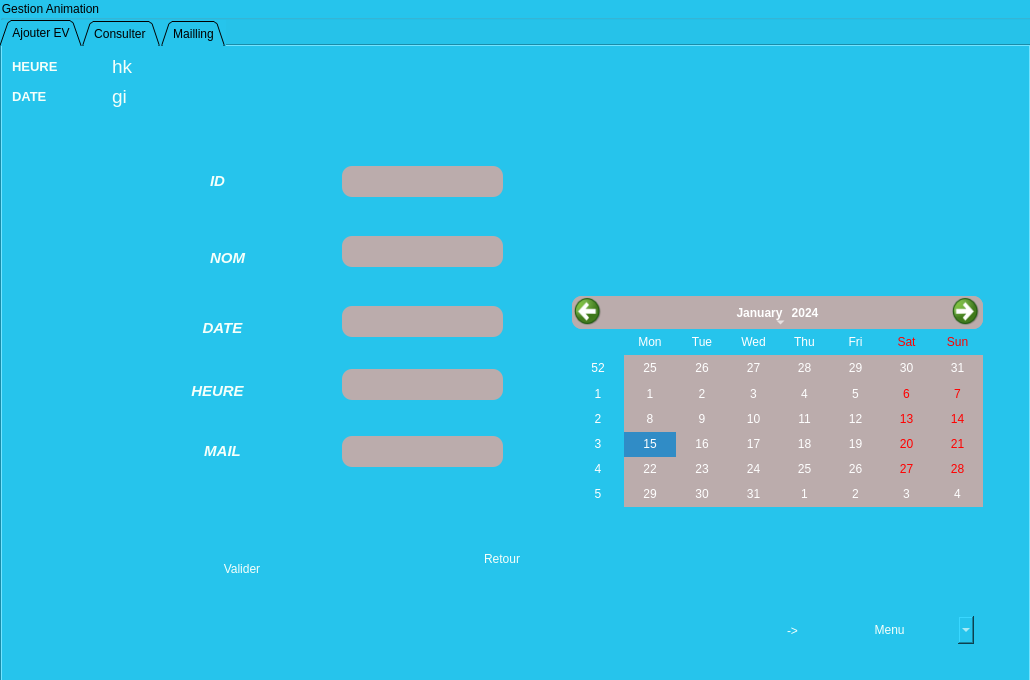
<?xml version="1.0" encoding="UTF-8"?>
<ui version="4.0">
 <class>gestion_animation</class>
 <widget class="QWidget" name="gestion_animation">
  <property name="geometry">
   <rect>
    <x>0</x>
    <y>0</y>
    <width>1030</width>
    <height>680</height>
   </rect>
  </property>
  <property name="windowTitle">
   <string>Form</string>
  </property>
  <property name="styleSheet">
   <string notr="true">background-color: #26C4EC;</string>
  </property>
  <widget class="QGroupBox" name="groupBox">
   <property name="geometry">
    <rect>
     <x>0</x>
     <y>0</y>
     <width>1050</width>
     <height>680</height>
    </rect>
   </property>
   <property name="styleSheet">
    <string notr="true">alternate-background-color: #26C4EC;</string>
   </property>
   <property name="title">
    <string>Gestion Animation</string>
   </property>
   <widget class="QTabWidget" name="tabWidget">
    <property name="geometry">
     <rect>
      <x>0</x>
      <y>20</y>
      <width>1031</width>
      <height>680</height>
     </rect>
    </property>
    <property name="styleSheet">
     <string notr="true">background-color: #26C4EC;</string>
    </property>
    <property name="tabShape">
     <enum>QTabWidget::Triangular</enum>
    </property>
    <property name="currentIndex">
     <number>0</number>
    </property>
    <property name="movable">
     <bool>true</bool>
    </property>
    <widget class="QWidget" name="tab_2">
     <attribute name="title">
      <string>Ajouter EV</string>
     </attribute>
     <widget class="QLabel" name="label">
      <property name="geometry">
       <rect>
        <x>180</x>
        <y>197</y>
        <width>91</width>
        <height>31</height>
       </rect>
      </property>
      <property name="styleSheet">
       <string notr="true">background: #26C4EC;
color: #F5FFFA;
background-color: #26C4EC; border: none;
border-radius: 10px;
icon-size: 30px;
font: 14pt &quot;Bahnschrift&quot;;</string>
      </property>
      <property name="text">
       <string>&lt;html&gt;&lt;head/&gt;&lt;body&gt;&lt;p align=&quot;center&quot;&gt;&lt;span style=&quot; font-size:11pt; font-weight:700; font-style:italic;&quot;&gt;NOM&lt;/span&gt;&lt;/p&gt;&lt;/body&gt;&lt;/html&gt;</string>
      </property>
     </widget>
     <widget class="QLabel" name="label_2">
      <property name="geometry">
       <rect>
        <x>180</x>
        <y>267</y>
        <width>81</width>
        <height>31</height>
       </rect>
      </property>
      <property name="styleSheet">
       <string notr="true">background: #26C4EC;
color: #F5FFFA;
background-color: #26C4EC; border: none;
border-radius: 10px;
icon-size: 30px;
font: 14pt &quot;Bahnschrift&quot;;</string>
      </property>
      <property name="text">
       <string>&lt;html&gt;&lt;head/&gt;&lt;body&gt;&lt;p align=&quot;center&quot;&gt;&lt;span style=&quot; font-size:11pt; font-weight:700; font-style:italic;&quot;&gt;DATE&lt;/span&gt;&lt;/p&gt;&lt;/body&gt;&lt;/html&gt;</string>
      </property>
     </widget>
     <widget class="QLabel" name="label_3">
      <property name="geometry">
       <rect>
        <x>180</x>
        <y>120</y>
        <width>71</width>
        <height>31</height>
       </rect>
      </property>
      <property name="styleSheet">
       <string notr="true">background: #26C4EC;
color: #F5FFFA;
background-color: #26C4EC; border: none;
border-radius: 10px;
icon-size: 30px;
font: 14pt &quot;Bahnschrift&quot;;</string>
      </property>
      <property name="text">
       <string>&lt;html&gt;&lt;head/&gt;&lt;body&gt;&lt;p align=&quot;center&quot;&gt;&lt;span style=&quot; font-size:11pt; font-weight:700; font-style:italic;&quot;&gt;ID&lt;/span&gt;&lt;/p&gt;&lt;/body&gt;&lt;/html&gt;</string>
      </property>
     </widget>
     <widget class="QLineEdit" name="lineEdit_NOMEV">
      <property name="geometry">
       <rect>
        <x>340</x>
        <y>190</y>
        <width>161</width>
        <height>31</height>
       </rect>
      </property>
      <property name="styleSheet">
       <string notr="true">background: #BBACAC;
color: #F5FFFA;
background-color: #BBACAC; border: none;
border-radius: 10px;
icon-size: 30px;
font: 14pt &quot;Bahnschrift&quot;;</string>
      </property>
     </widget>
     <widget class="QLineEdit" name="lineEdit_IDEV">
      <property name="geometry">
       <rect>
        <x>340</x>
        <y>120</y>
        <width>161</width>
        <height>31</height>
       </rect>
      </property>
      <property name="styleSheet">
       <string notr="true">background: #BBACAC;
color: #F5FFFA;
background-color: #BBACAC; border: none;
border-radius: 10px;
icon-size: 30px;
font: 14pt &quot;Bahnschrift&quot;;</string>
      </property>
      <property name="maxLength">
       <number>32800</number>
      </property>
     </widget>
     <widget class="QPushButton" name="Valider">
      <property name="geometry">
       <rect>
        <x>200</x>
        <y>510</y>
        <width>80</width>
        <height>25</height>
       </rect>
      </property>
      <property name="styleSheet">
       <string notr="true">background: #26C4EC;
color: #F5FFFA;
background-color: #26C4EC; border: none;
border-radius: 10px;
icon-size: 30px;
font: 14pt &quot;Bahnschrift&quot;;</string>
      </property>
      <property name="text">
       <string>Valider</string>
      </property>
     </widget>
     <widget class="QPushButton" name="Retour">
      <property name="geometry">
       <rect>
        <x>460</x>
        <y>500</y>
        <width>80</width>
        <height>25</height>
       </rect>
      </property>
      <property name="styleSheet">
       <string notr="true">background: #26C4EC;
color: #F5FFFA;
background-color: #26C4EC; border: none;
border-radius: 10px;
icon-size: 30px;
font: 14pt &quot;Bahnschrift&quot;;</string>
      </property>
      <property name="text">
       <string>Retour</string>
      </property>
     </widget>
     <widget class="QLineEdit" name="lineEdit_DATEEV">
      <property name="geometry">
       <rect>
        <x>340</x>
        <y>260</y>
        <width>161</width>
        <height>31</height>
       </rect>
      </property>
      <property name="styleSheet">
       <string notr="true">background: #BBACAC;
color: #F5FFFA;
background-color: #BBACAC; border: none;
border-radius: 10px;
icon-size: 30px;
font: 14pt &quot;Bahnschrift&quot;;</string>
      </property>
     </widget>
     <widget class="QLabel" name="label_5">
      <property name="geometry">
       <rect>
        <x>180</x>
        <y>390</y>
        <width>81</width>
        <height>31</height>
       </rect>
      </property>
      <property name="styleSheet">
       <string notr="true">background: #26C4EC;
color: #F5FFFA;
background-color: #26C4EC; border: none;
border-radius: 10px;
icon-size: 30px;
font: 14pt &quot;Bahnschrift&quot;;</string>
      </property>
      <property name="text">
       <string>&lt;html&gt;&lt;head/&gt;&lt;body&gt;&lt;p align=&quot;center&quot;&gt;&lt;span style=&quot; font-size:11pt; font-weight:700; font-style:italic;&quot;&gt;MAIL&lt;/span&gt;&lt;/p&gt;&lt;/body&gt;&lt;/html&gt;</string>
      </property>
     </widget>
     <widget class="QLineEdit" name="lineEdit_MAILEV">
      <property name="geometry">
       <rect>
        <x>340</x>
        <y>390</y>
        <width>161</width>
        <height>31</height>
       </rect>
      </property>
      <property name="styleSheet">
       <string notr="true">background: #BBACAC;
color: #F5FFFA;
background-color: #BBACAC; border: none;
border-radius: 10px;
icon-size: 30px;
font: 14pt &quot;Bahnschrift&quot;;</string>
      </property>
     </widget>
     <widget class="QLabel" name="label_6">
      <property name="geometry">
       <rect>
        <x>180</x>
        <y>330</y>
        <width>71</width>
        <height>31</height>
       </rect>
      </property>
      <property name="styleSheet">
       <string notr="true">background: #26C4EC;
color: #F5FFFA;
background-color: #26C4EC; border: none;
border-radius: 10px;
icon-size: 30px;
font: 14pt &quot;Bahnschrift&quot;;</string>
      </property>
      <property name="text">
       <string>&lt;html&gt;&lt;head/&gt;&lt;body&gt;&lt;p align=&quot;center&quot;&gt;&lt;span style=&quot; font-size:11pt; font-weight:700; font-style:italic;&quot;&gt;HEURE&lt;/span&gt;&lt;/p&gt;&lt;/body&gt;&lt;/html&gt;</string>
      </property>
     </widget>
     <widget class="QLineEdit" name="lineEdit_HEUREEV">
      <property name="geometry">
       <rect>
        <x>340</x>
        <y>323</y>
        <width>161</width>
        <height>31</height>
       </rect>
      </property>
      <property name="styleSheet">
       <string notr="true">background: #BBACAC;
color: #F5FFFA;
background-color: #BBACAC; border: none;
border-radius: 10px;
icon-size: 30px;
font: 14pt &quot;Bahnschrift&quot;;</string>
      </property>
     </widget>
     <widget class="QLabel" name="label_4">
      <property name="geometry">
       <rect>
        <x>10</x>
        <y>0</y>
        <width>71</width>
        <height>41</height>
       </rect>
      </property>
      <property name="styleSheet">
       <string notr="true">background: #26C4EC;
color: #F5FFFA;
background-color: #26C4EC; border: none;
border-radius: 10px;
icon-size: 30px;
font: 14pt &quot;Bahnschrift&quot;;</string>
      </property>
      <property name="text">
       <string>&lt;html&gt;&lt;head/&gt;&lt;body&gt;&lt;p&gt;&lt;span style=&quot; font-size:10pt; font-weight:600;&quot;&gt;HEURE&lt;/span&gt;&lt;/p&gt;&lt;/body&gt;&lt;/html&gt;</string>
      </property>
     </widget>
     <widget class="QLabel" name="label_time">
      <property name="geometry">
       <rect>
        <x>110</x>
        <y>0</y>
        <width>141</width>
        <height>41</height>
       </rect>
      </property>
      <property name="font">
       <font>
        <pointsize>14</pointsize>
        <italic>false</italic>
        <bold>false</bold>
       </font>
      </property>
      <property name="styleSheet">
       <string notr="true">background: #26C4EC;
color: #F5FFFA;
background-color: #26C4EC; border: none;
border-radius: 10px;
icon-size: 30px;
font: 14pt &quot;Bahnschrift&quot;;</string>
      </property>
      <property name="text">
       <string>hk</string>
      </property>
     </widget>
     <widget class="QLabel" name="label_date">
      <property name="geometry">
       <rect>
        <x>110</x>
        <y>30</y>
        <width>141</width>
        <height>41</height>
       </rect>
      </property>
      <property name="font">
       <font>
        <pointsize>14</pointsize>
        <italic>false</italic>
        <bold>false</bold>
       </font>
      </property>
      <property name="styleSheet">
       <string notr="true">vbackground: #26C4EC;
color: #F5FFFA;
background-color: #26C4EC; border: none;
border-radius: 10px;
icon-size: 30px;
font: 14pt &quot;Bahnschrift&quot;;</string>
      </property>
      <property name="text">
       <string>gi</string>
      </property>
     </widget>
     <widget class="QLabel" name="label_12">
      <property name="geometry">
       <rect>
        <x>10</x>
        <y>30</y>
        <width>71</width>
        <height>41</height>
       </rect>
      </property>
      <property name="styleSheet">
       <string notr="true">background: #26C4EC;
color: #F5FFFA;
background-color: #26C4EC; border: none;
border-radius: 10px;
icon-size: 30px;
font: 14pt &quot;Bahnschrift&quot;;</string>
      </property>
      <property name="text">
       <string>&lt;html&gt;&lt;head/&gt;&lt;body&gt;&lt;p&gt;&lt;span style=&quot; font-size:10pt; font-weight:600;&quot;&gt;DATE&lt;/span&gt;&lt;/p&gt;&lt;/body&gt;&lt;/html&gt;</string>
      </property>
     </widget>
     <widget class="QCalendarWidget" name="calendarWidget">
      <property name="geometry">
       <rect>
        <x>570</x>
        <y>250</y>
        <width>411</width>
        <height>211</height>
       </rect>
      </property>
      <property name="styleSheet">
       <string notr="true">background: #BBACAC;
color: #ffffff;
background-color: #BBACAC; border: none;
border-radius: 10px;
icon-size: 30px;
font: 14pt &quot;Bahnschrift&quot;;</string>
      </property>
     </widget>
     <widget class="QLabel" name="label_13">
      <property name="geometry">
       <rect>
        <x>-70</x>
        <y>-30</y>
        <width>1651</width>
        <height>680</height>
       </rect>
      </property>
      <property name="text">
       <string/>
      </property>
      <property name="pixmap">
       <pixmap>../../Bureau/EGS_LetsBuildAZoo_Springloaded_S1_2560x1440-0fd216bea3b2356b701c483e6635b96b.jpg</pixmap>
      </property>
      <property name="scaledContents">
       <bool>true</bool>
      </property>
     </widget>
     <widget class="QComboBox" name="comboBox">
      <property name="geometry">
       <rect>
        <x>841</x>
        <y>570</y>
        <width>131</width>
        <height>28</height>
       </rect>
      </property>
      <property name="styleSheet">
       <string notr="true">background: #26C4EC;
color: #F5FFFA;
background-color: #26C4EC; border: none;
border-radius: 10px;
icon-size: 30px;
font: 14pt &quot;Bahnschrift&quot;;</string>
      </property>
      <item>
       <property name="text">
        <string>        Menu</string>
       </property>
      </item>
      <item>
       <property name="text">
        <string/>
       </property>
      </item>
      <item>
       <property name="text">
        <string>Gestion animation</string>
       </property>
      </item>
      <item>
       <property name="text">
        <string>Gestion animaux</string>
       </property>
      </item>
      <item>
       <property name="text">
        <string>Gestion cage</string>
       </property>
      </item>
      <item>
       <property name="text">
        <string>Gestion Fournisseur</string>
       </property>
      </item>
      <item>
       <property name="text">
        <string>Gestion employes</string>
       </property>
      </item>
     </widget>
     <widget class="QPushButton" name="pushButton_10">
      <property name="geometry">
       <rect>
        <x>760</x>
        <y>570</y>
        <width>61</width>
        <height>29</height>
       </rect>
      </property>
      <property name="styleSheet">
       <string notr="true">background: #26C4EC;
color: #F5FFFA;
background-color: #26C4EC; border: none;
border-radius: 10px;
icon-size: 30px;
font: 14pt &quot;Bahnschrift&quot;;</string>
      </property>
      <property name="text">
       <string>-&gt;</string>
      </property>
     </widget>
     <zorder>label_13</zorder>
     <zorder>label</zorder>
     <zorder>label_2</zorder>
     <zorder>label_3</zorder>
     <zorder>lineEdit_NOMEV</zorder>
     <zorder>lineEdit_IDEV</zorder>
     <zorder>Valider</zorder>
     <zorder>Retour</zorder>
     <zorder>lineEdit_DATEEV</zorder>
     <zorder>label_5</zorder>
     <zorder>lineEdit_MAILEV</zorder>
     <zorder>label_6</zorder>
     <zorder>lineEdit_HEUREEV</zorder>
     <zorder>label_4</zorder>
     <zorder>label_time</zorder>
     <zorder>label_date</zorder>
     <zorder>label_12</zorder>
     <zorder>calendarWidget</zorder>
     <zorder>comboBox</zorder>
     <zorder>pushButton_10</zorder>
    </widget>
    <widget class="QWidget" name="Consulter">
     <attribute name="title">
      <string>Consulter </string>
     </attribute>
     <widget class="QTableView" name="tableView">
      <property name="geometry">
       <rect>
        <x>10</x>
        <y>250</y>
        <width>621</width>
        <height>251</height>
       </rect>
      </property>
      <property name="styleSheet">
       <string notr="true">background: #BBACAC;
color: #F5FFFA;
background-color: #BBACAC; border: none;
border-radius: 10px;
icon-size: 30px;
font: 14pt &quot;Bahnschrift&quot;;</string>
      </property>
     </widget>
     <widget class="QPushButton" name="TRI">
      <property name="geometry">
       <rect>
        <x>250</x>
        <y>170</y>
        <width>121</width>
        <height>25</height>
       </rect>
      </property>
      <property name="styleSheet">
       <string notr="true">background: #26C4EC;
color: #F5FFFA;
background-color: #26C4EC; border: none;
border-radius: 10px;
icon-size: 30px;
font: 14pt &quot;Bahnschrift&quot;;</string>
      </property>
      <property name="text">
       <string>TRI par Date</string>
      </property>
     </widget>
     <widget class="QLineEdit" name="lineEdit_RECH">
      <property name="geometry">
       <rect>
        <x>250</x>
        <y>210</y>
        <width>161</width>
        <height>31</height>
       </rect>
      </property>
      <property name="styleSheet">
       <string notr="true">background: #BBACAC;
color: #F5FFFA;
background-color: #BBACAC; border: none;
border-radius: 10px;
icon-size: 30px;
font: 14pt &quot;Bahnschrift&quot;;</string>
      </property>
      <property name="text">
       <string/>
      </property>
     </widget>
     <widget class="QPushButton" name="EXCEL">
      <property name="geometry">
       <rect>
        <x>550</x>
        <y>220</y>
        <width>81</width>
        <height>21</height>
       </rect>
      </property>
      <property name="styleSheet">
       <string notr="true">background: #26C4EC;
color: #F5FFFA;
background-color: #26C4EC; border: none;
border-radius: 10px;
icon-size: 30px;
font: 14pt &quot;Bahnschrift&quot;;</string>
      </property>
      <property name="text">
       <string>EXCEL</string>
      </property>
     </widget>
     <widget class="QPushButton" name="Supprimer">
      <property name="geometry">
       <rect>
        <x>690</x>
        <y>470</y>
        <width>101</width>
        <height>31</height>
       </rect>
      </property>
      <property name="styleSheet">
       <string notr="true">background: #26C4EC;
color: #F5FFFA;
background-color: #26C4EC; border: none;
border-radius: 10px;
icon-size: 30px;
font: 14pt &quot;Bahnschrift&quot;;</string>
      </property>
      <property name="text">
       <string>Supprimer</string>
      </property>
     </widget>
     <widget class="QPushButton" name="rechEV">
      <property name="geometry">
       <rect>
        <x>10</x>
        <y>210</y>
        <width>231</width>
        <height>31</height>
       </rect>
      </property>
      <property name="styleSheet">
       <string notr="true">background: #26C4EC;
color: #F5FFFA;
background-color: #26C4EC; border: none;
border-radius: 10px;
icon-size: 30px;
font: 14pt &quot;Bahnschrift&quot;;</string>
      </property>
      <property name="text">
       <string>Rechercher EV par DATE</string>
      </property>
     </widget>
     <widget class="QLineEdit" name="lineEdit_NOMEV_2">
      <property name="geometry">
       <rect>
        <x>800</x>
        <y>220</y>
        <width>161</width>
        <height>31</height>
       </rect>
      </property>
      <property name="styleSheet">
       <string notr="true">background: #BBACAC;
color: #F5FFFA;
background-color: #BBACAC; border: none;
border-radius: 10px;
icon-size: 30px;
font: 14pt &quot;Bahnschrift&quot;;</string>
      </property>
     </widget>
     <widget class="QLineEdit" name="lineEdit_MAILEV_2">
      <property name="geometry">
       <rect>
        <x>800</x>
        <y>420</y>
        <width>161</width>
        <height>31</height>
       </rect>
      </property>
      <property name="styleSheet">
       <string notr="true">background: #BBACAC;
color: #F5FFFA;
background-color: #BBACAC; border: none;
border-radius: 10px;
icon-size: 30px;
font: 14pt &quot;Bahnschrift&quot;;</string>
      </property>
     </widget>
     <widget class="QPushButton" name="Modifier">
      <property name="geometry">
       <rect>
        <x>850</x>
        <y>470</y>
        <width>111</width>
        <height>31</height>
       </rect>
      </property>
      <property name="styleSheet">
       <string notr="true">background: #26C4EC;
color: #F5FFFA;
background-color: #26C4EC; border: none;
border-radius: 10px;
icon-size: 30px;
font: 14pt &quot;Bahnschrift&quot;;</string>
      </property>
      <property name="text">
       <string>Modifier</string>
      </property>
     </widget>
     <widget class="QLineEdit" name="lineEdit_IDEV_2">
      <property name="geometry">
       <rect>
        <x>800</x>
        <y>150</y>
        <width>161</width>
        <height>31</height>
       </rect>
      </property>
      <property name="styleSheet">
       <string notr="true">background: #BBACAC;
color: #F5FFFA;
background-color: #BBACAC; border: none;
border-radius: 10px;
icon-size: 30px;
font: 14pt &quot;Bahnschrift&quot;;</string>
      </property>
     </widget>
     <widget class="QLineEdit" name="lineEdit_DATEEV_2">
      <property name="geometry">
       <rect>
        <x>800</x>
        <y>290</y>
        <width>161</width>
        <height>31</height>
       </rect>
      </property>
      <property name="styleSheet">
       <string notr="true">background: #BBACAC;
color: #F5FFFA;
background-color: #BBACAC; border: none;
border-radius: 10px;
icon-size: 30px;
font: 14pt &quot;Bahnschrift&quot;;</string>
      </property>
     </widget>
     <widget class="QLineEdit" name="lineEdit_HEUREEV_2">
      <property name="geometry">
       <rect>
        <x>800</x>
        <y>353</y>
        <width>161</width>
        <height>31</height>
       </rect>
      </property>
      <property name="styleSheet">
       <string notr="true">background: #BBACAC;
color: #F5FFFA;
background-color: #BBACAC; border: none;
border-radius: 10px;
icon-size: 30px;
font: 14pt &quot;Bahnschrift&quot;;</string>
      </property>
     </widget>
     <widget class="QPushButton" name="TRI_2">
      <property name="geometry">
       <rect>
        <x>20</x>
        <y>170</y>
        <width>121</width>
        <height>25</height>
       </rect>
      </property>
      <property name="styleSheet">
       <string notr="true">background: #26C4EC;
color: #F5FFFA;
background-color: #26C4EC; border: none;
border-radius: 10px;
icon-size: 30px;
font: 14pt &quot;Bahnschrift&quot;;</string>
      </property>
      <property name="text">
       <string>TRI par Nom</string>
      </property>
     </widget>
     <widget class="QPushButton" name="TRI_3">
      <property name="geometry">
       <rect>
        <x>150</x>
        <y>170</y>
        <width>91</width>
        <height>25</height>
       </rect>
      </property>
      <property name="styleSheet">
       <string notr="true">background: #26C4EC;
color: #F5FFFA;
background-color: #26C4EC; border: none;
border-radius: 10px;
icon-size: 30px;
font: 14pt &quot;Bahnschrift&quot;;</string>
      </property>
      <property name="text">
       <string>TRI par ID</string>
      </property>
     </widget>
     <widget class="QLabel" name="label_14">
      <property name="geometry">
       <rect>
        <x>-10</x>
        <y>-10</y>
        <width>1641</width>
        <height>680</height>
       </rect>
      </property>
      <property name="text">
       <string/>
      </property>
      <property name="pixmap">
       <pixmap>../../Bureau/EGS_LetsBuildAZoo_Springloaded_S1_2560x1440-0fd216bea3b2356b701c483e6635b96b.jpg</pixmap>
      </property>
      <property name="scaledContents">
       <bool>true</bool>
      </property>
     </widget>
     <widget class="QLabel" name="label_7">
      <property name="geometry">
       <rect>
        <x>690</x>
        <y>420</y>
        <width>81</width>
        <height>31</height>
       </rect>
      </property>
      <property name="styleSheet">
       <string notr="true">background: #26C4EC;
color: #F5FFFA;
background-color: #26C4EC; border: none;
border-radius: 10px;
icon-size: 30px;
font: 14pt &quot;Bahnschrift&quot;;</string>
      </property>
      <property name="text">
       <string>&lt;html&gt;&lt;head/&gt;&lt;body&gt;&lt;p align=&quot;center&quot;&gt;&lt;span style=&quot; font-size:11pt; font-weight:700; font-style:italic;&quot;&gt;MAIL&lt;/span&gt;&lt;/p&gt;&lt;/body&gt;&lt;/html&gt;</string>
      </property>
     </widget>
     <widget class="QLabel" name="label_8">
      <property name="geometry">
       <rect>
        <x>690</x>
        <y>227</y>
        <width>91</width>
        <height>31</height>
       </rect>
      </property>
      <property name="styleSheet">
       <string notr="true">background: #26C4EC;
color: #F5FFFA;
background-color: #26C4EC; border: none;
border-radius: 10px;
icon-size: 30px;
font: 14pt &quot;Bahnschrift&quot;;</string>
      </property>
      <property name="text">
       <string>&lt;html&gt;&lt;head/&gt;&lt;body&gt;&lt;p align=&quot;center&quot;&gt;&lt;span style=&quot; font-size:11pt; font-weight:700;&quot;&gt;NOM&lt;/span&gt;&lt;/p&gt;&lt;/body&gt;&lt;/html&gt;</string>
      </property>
     </widget>
     <widget class="QLabel" name="label_9">
      <property name="geometry">
       <rect>
        <x>690</x>
        <y>360</y>
        <width>71</width>
        <height>31</height>
       </rect>
      </property>
      <property name="styleSheet">
       <string notr="true">background: #26C4EC;
color: #F5FFFA;
background-color: #26C4EC; border: none;
border-radius: 10px;
icon-size: 30px;
font: 14pt &quot;Bahnschrift&quot;;</string>
      </property>
      <property name="text">
       <string>&lt;html&gt;&lt;head/&gt;&lt;body&gt;&lt;p align=&quot;center&quot;&gt;&lt;span style=&quot; font-size:11pt; font-weight:700;&quot;&gt;HEURE&lt;/span&gt;&lt;/p&gt;&lt;/body&gt;&lt;/html&gt;</string>
      </property>
     </widget>
     <widget class="QLabel" name="label_10">
      <property name="geometry">
       <rect>
        <x>690</x>
        <y>297</y>
        <width>81</width>
        <height>31</height>
       </rect>
      </property>
      <property name="styleSheet">
       <string notr="true">background: #26C4EC;
color: #F5FFFA;
background-color: #26C4EC; border: none;
border-radius: 10px;
icon-size: 30px;
font: 14pt &quot;Bahnschrift&quot;;</string>
      </property>
      <property name="text">
       <string>&lt;html&gt;&lt;head/&gt;&lt;body&gt;&lt;p align=&quot;center&quot;&gt;&lt;span style=&quot; font-size:11pt; font-weight:700;&quot;&gt;DATE&lt;/span&gt;&lt;/p&gt;&lt;/body&gt;&lt;/html&gt;</string>
      </property>
     </widget>
     <widget class="QLabel" name="label_11">
      <property name="geometry">
       <rect>
        <x>690</x>
        <y>150</y>
        <width>71</width>
        <height>31</height>
       </rect>
      </property>
      <property name="styleSheet">
       <string notr="true">background: #26C4EC;
color: #F5FFFA;
background-color: #26C4EC; border: none;
border-radius: 10px;
icon-size: 30px;
font: 14pt &quot;Bahnschrift&quot;;</string>
      </property>
      <property name="text">
       <string>&lt;html&gt;&lt;head/&gt;&lt;body&gt;&lt;p align=&quot;center&quot;&gt;&lt;span style=&quot; font-size:11pt; font-weight:700;&quot;&gt;ID&lt;/span&gt;&lt;/p&gt;&lt;/body&gt;&lt;/html&gt;</string>
      </property>
     </widget>
     <zorder>label_14</zorder>
     <zorder>tableView</zorder>
     <zorder>TRI</zorder>
     <zorder>lineEdit_RECH</zorder>
     <zorder>EXCEL</zorder>
     <zorder>Supprimer</zorder>
     <zorder>rechEV</zorder>
     <zorder>lineEdit_NOMEV_2</zorder>
     <zorder>lineEdit_MAILEV_2</zorder>
     <zorder>Modifier</zorder>
     <zorder>lineEdit_IDEV_2</zorder>
     <zorder>lineEdit_DATEEV_2</zorder>
     <zorder>lineEdit_HEUREEV_2</zorder>
     <zorder>TRI_2</zorder>
     <zorder>TRI_3</zorder>
     <zorder>label_7</zorder>
     <zorder>label_8</zorder>
     <zorder>label_9</zorder>
     <zorder>label_10</zorder>
     <zorder>label_11</zorder>
    </widget>
    <widget class="QWidget" name="tab_3">
     <attribute name="title">
      <string>Mailling</string>
     </attribute>
     <widget class="QLineEdit" name="rcpt">
      <property name="geometry">
       <rect>
        <x>220</x>
        <y>130</y>
        <width>271</width>
        <height>31</height>
       </rect>
      </property>
      <property name="styleSheet">
       <string notr="true">background: #BBACAC;
color: #F5FFFA;
background-color: #BBACAC; border: none;
border-radius: 10px;
icon-size: 30px;
font: 14pt &quot;Bahnschrift&quot;;</string>
      </property>
      <property name="placeholderText">
       <string>destinataire </string>
      </property>
     </widget>
     <widget class="QLineEdit" name="mail_pass">
      <property name="geometry">
       <rect>
        <x>510</x>
        <y>130</y>
        <width>271</width>
        <height>20</height>
       </rect>
      </property>
      <property name="styleSheet">
       <string notr="true">background: #26C4EC;
color: #F5FFFA;
background-color: #26C4EC; border: none;
border-radius: 10px;
icon-size: 30px;
font: 14pt &quot;Bahnschrift&quot;;</string>
      </property>
      <property name="echoMode">
       <enum>QLineEdit::Password</enum>
      </property>
      <property name="placeholderText">
       <string>mail mot de passe</string>
      </property>
     </widget>
     <widget class="QLineEdit" name="sujet">
      <property name="geometry">
       <rect>
        <x>220</x>
        <y>169</y>
        <width>561</width>
        <height>31</height>
       </rect>
      </property>
      <property name="styleSheet">
       <string notr="true">background: #BBACAC;
color: #F5FFFA;
background-color: #BBACAC; border: none;
border-radius: 10px;
icon-size: 30px;
font: 14pt &quot;Bahnschrift&quot;;</string>
      </property>
      <property name="placeholderText">
       <string>sujet</string>
      </property>
     </widget>
     <widget class="QPushButton" name="browseBtn">
      <property name="geometry">
       <rect>
        <x>674</x>
        <y>213</y>
        <width>121</width>
        <height>31</height>
       </rect>
      </property>
      <property name="styleSheet">
       <string notr="true">background: #26C4EC;
color: #F5FFFA;
background-color: #26C4EC; border: none;
border-radius: 10px;
icon-size: 30px;
font: 14pt &quot;Bahnschrift&quot;;</string>
      </property>
      <property name="text">
       <string>Parcourir ...</string>
      </property>
     </widget>
     <widget class="QLineEdit" name="file">
      <property name="geometry">
       <rect>
        <x>220</x>
        <y>212</y>
        <width>401</width>
        <height>31</height>
       </rect>
      </property>
      <property name="styleSheet">
       <string notr="true">background: #BBACAC;
color: #F5FFFA;
background-color: #BBACAC; border: none;
border-radius: 10px;
icon-size: 30px;
font: 14pt &quot;Bahnschrift&quot;;</string>
      </property>
      <property name="placeholderText">
       <string>pièce jointe ici </string>
      </property>
     </widget>
     <widget class="QTextEdit" name="msg">
      <property name="geometry">
       <rect>
        <x>220</x>
        <y>260</y>
        <width>571</width>
        <height>271</height>
       </rect>
      </property>
      <property name="styleSheet">
       <string notr="true">background: #BBACAC;
color: #F5FFFA;
background-color: #BBACAC; border: none;
border-radius: 10px;
icon-size: 30px;
font: 14pt &quot;Bahnschrift&quot;;</string>
      </property>
      <property name="placeholderText">
       <string>tapez votre message ici ...</string>
      </property>
     </widget>
     <widget class="QPushButton" name="sendBtn">
      <property name="geometry">
       <rect>
        <x>220</x>
        <y>540</y>
        <width>561</width>
        <height>23</height>
       </rect>
      </property>
      <property name="styleSheet">
       <string notr="true">background: #26C4EC;
color: #F5FFFA;
background-color: #26C4EC; border: none;
border-radius: 10px;
icon-size: 30px;
font: 14pt &quot;Bahnschrift&quot;;</string>
      </property>
      <property name="text">
       <string>Envoyer</string>
      </property>
     </widget>
     <widget class="QLabel" name="label_15">
      <property name="geometry">
       <rect>
        <x>-20</x>
        <y>-20</y>
        <width>1541</width>
        <height>680</height>
       </rect>
      </property>
      <property name="text">
       <string/>
      </property>
      <property name="pixmap">
       <pixmap>../../Bureau/EGS_LetsBuildAZoo_Springloaded_S1_2560x1440-0fd216bea3b2356b701c483e6635b96b.jpg</pixmap>
      </property>
      <property name="scaledContents">
       <bool>true</bool>
      </property>
     </widget>
     <zorder>label_15</zorder>
     <zorder>rcpt</zorder>
     <zorder>mail_pass</zorder>
     <zorder>sujet</zorder>
     <zorder>browseBtn</zorder>
     <zorder>file</zorder>
     <zorder>msg</zorder>
     <zorder>sendBtn</zorder>
    </widget>
   </widget>
  </widget>
 </widget>
 <resources/>
 <connections/>
</ui>
